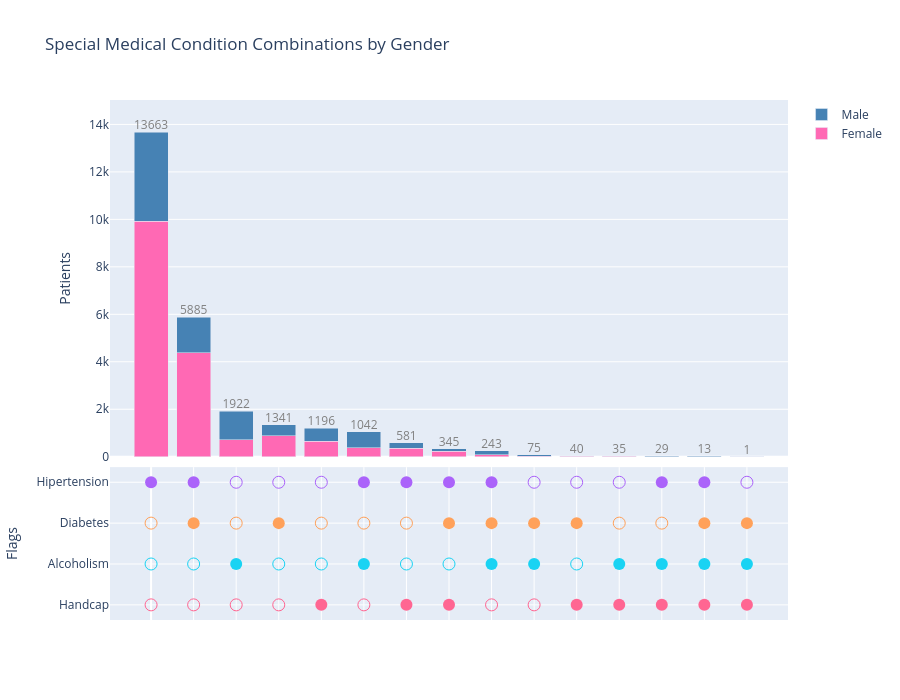

Notebook code cell kept with this figure:
### Code cell
import pandas as pd
import plotly.graph_objects as go
from plotly.subplots import make_subplots

flags = [
    "Hipertension",
    "Diabetes",
    "Alcoholism",
    "Handcap"
]

TOP_N = 15

comb_counts = (
    df[flags]
    .astype(bool)
    .value_counts()
    .reset_index(name="Total")
)

comb_counts = comb_counts[comb_counts[flags].any(axis=1)]

comb_counts = comb_counts.head(TOP_N).reset_index(drop=True)

comb_counts["Combination"] = comb_counts[flags].apply(
    lambda row: ", ".join(
        flag for flag, present in zip(flags, row)
        if present
    ),
    axis=1
)


gender_counts = []

for _, combo in comb_counts.iterrows():
    mask = pd.Series(True, index=df.index)

    for flag in flags:
        mask &= (df[flag].astype(bool) == combo[flag])

    counts = (
        df.loc[mask, "Gender"]
        .value_counts()
        .to_dict()
    )

    gender_counts.append({
        "M": counts.get("M", 0),
        "F": counts.get("F", 0)
    })

gender_df = pd.DataFrame(gender_counts)

fig = make_subplots(
    rows=2,
    cols=1,
    row_heights=[0.7, 0.3],
    shared_xaxes=True,
    vertical_spacing=0.02
)

x = list(range(len(comb_counts)))

fig.add_trace(
    go.Bar(
        x=x,
        y=gender_df["F"],
        name="Female",
        hovertemplate="Female: %{y:,}<extra></extra>",
        marker_color="HotPink"
    ),
    row=1,
    col=1
)

fig.add_trace(
    go.Bar(
        x=x,
        y=gender_df["M"],
        name="Male",
        hovertemplate="Male: %{y:,}<extra></extra>",
        marker_color="SteelBlue"
    ),
    row=1,
    col=1
)

totals = gender_df["M"] + gender_df["F"]

fig.add_trace(
    go.Scatter(
        x=x,
        y=totals,
        mode="text",
        text=totals,
        textposition="top center",
        showlegend=False,
        hoverinfo="skip",
        textfont_color='gray'
    ),
    row=1,
    col=1
)

fig.update_yaxes(
    range=[0, totals.max() * 1.1],
    row=1,
    col=1
)


for flag in flags:
    active = comb_counts[flag]

    fig.add_trace(
        go.Scatter(
            x=x,
            y=[flag] * len(comb_counts),
            mode="markers",
            marker=dict(
                size=12,
                symbol=[
                    "circle" if v else "circle-open"
                    for v in active
                ]
            ),
            showlegend=False,
            hoverinfo="skip"
        ),
        row=2,
        col=1
    )


fig.update_layout(
    title="Special Medical Condition Combinations by Gender",
    height=700,
    barmode="stack",
    xaxis2=dict(
        tickmode="array",
        tickvals=x,
        ticktext=[""] * len(comb_counts)
    )
)

fig.update_yaxes(
    title_text="Patients",
    row=1,
    col=1
)

fig.update_yaxes(
    title_text="Flags",
    categoryorder="array",
    categoryarray=flags[::-1],
    row=2,
    col=1
)

# Show combination names on hover
for trace in fig.data[:2]:
    trace.hovertext = comb_counts["Combination"]
    trace.hovertemplate = (
        "%{hovertext}<br>"
        + trace.name
        + ": %{y:,}<extra></extra>"
    )

fig.show()

### Figure 1 — Plotly figure (JSON) as saved in the notebook; plotly's stock layout.template omitted (floating-point values rounded to 4 significant figures)
{"data": [{"hovertemplate": "%{hovertext}<br>Female: %{y:,}<extra></extra>", "hovertext": ["Hipertension", "Hipertension, Diabetes", "Alcoholism", "Diabetes", "Handcap", "Hipertension, Alcoholism", "Hipertension, Handcap", "Hipertension, Diabetes, Handcap", "Hipertension, Diabetes, Alcoholism", "Diabetes, Alcoholism", "Diabetes, Handcap", "Alcoholism, Handcap", "Hipertension, Alcoholism, Handcap", "Hipertension, Diabetes, Alcoholism, Handcap", "Diabetes, Alcoholism, Handcap"], "marker": {"color": "HotPink"}, "name": "Female", "type": "bar", "x": [0, 1, 2, 3, 4, 5, 6, 7, 8, 9, 10, 11, 12, 13, 14], "xaxis": "x", "y": [9914, 4371, 716, 881, 660, 372, 362, 221, 87, 21, 19, 15, 6, 6, 0], "yaxis": "y"}, {"hovertemplate": "%{hovertext}<br>Male: %{y:,}<extra></extra>", "hovertext": ["Hipertension", "Hipertension, Diabetes", "Alcoholism", "Diabetes", "Handcap", "Hipertension, Alcoholism", "Hipertension, Handcap", "Hipertension, Diabetes, Handcap", "Hipertension, Diabetes, Alcoholism", "Diabetes, Alcoholism", "Diabetes, Handcap", "Alcoholism, Handcap", "Hipertension, Alcoholism, Handcap", "Hipertension, Diabetes, Alcoholism, Handcap", "Diabetes, Alcoholism, Handcap"], "marker": {"color": "SteelBlue"}, "name": "Male", "type": "bar", "x": [0, 1, 2, 3, 4, 5, 6, 7, 8, 9, 10, 11, 12, 13, 14], "xaxis": "x", "y": [3749, 1514, 1206, 460, 536, 670, 219, 124, 156, 54, 21, 20, 23, 7, 1], "yaxis": "y"}, {"hoverinfo": "skip", "mode": "text", "showlegend": false, "text": [13660.0, 5885.0, 1922.0, 1341.0, 1196.0, 1042.0, 581.0, 345.0, 243.0, 75.0, 40.0, 35.0, 29.0, 13.0, 1.0], "textfont": {"color": "gray"}, "textposition": "top center", "type": "scatter", "x": [0, 1, 2, 3, 4, 5, 6, 7, 8, 9, 10, 11, 12, 13, 14], "xaxis": "x", "y": [13663, 5885, 1922, 1341, 1196, 1042, 581, 345, 243, 75, 40, 35, 29, 13, 1], "yaxis": "y"}, {"hoverinfo": "skip", "marker": {"size": 12, "symbol": ["circle", "circle", "circle-open", "circle-open", "circle-open", "circle", "circle", "circle", "circle", "circle-open", "circle-open", "circle-open", "circle", "circle", "circle-open"]}, "mode": "markers", "showlegend": false, "type": "scatter", "x": [0, 1, 2, 3, 4, 5, 6, 7, 8, 9, 10, 11, 12, 13, 14], "xaxis": "x2", "y": ["Hipertension", "Hipertension", "Hipertension", "Hipertension", "Hipertension", "Hipertension", "Hipertension", "Hipertension", "Hipertension", "Hipertension", "Hipertension", "Hipertension", "Hipertension", "Hipertension", "Hipertension"], "yaxis": "y2"}, {"hoverinfo": "skip", "marker": {"size": 12, "symbol": ["circle-open", "circle", "circle-open", "circle", "circle-open", "circle-open", "circle-open", "circle", "circle", "circle", "circle", "circle-open", "circle-open", "circle", "circle"]}, "mode": "markers", "showlegend": false, "type": "scatter", "x": [0, 1, 2, 3, 4, 5, 6, 7, 8, 9, 10, 11, 12, 13, 14], "xaxis": "x2", "y": ["Diabetes", "Diabetes", "Diabetes", "Diabetes", "Diabetes", "Diabetes", "Diabetes", "Diabetes", "Diabetes", "Diabetes", "Diabetes", "Diabetes", "Diabetes", "Diabetes", "Diabetes"], "yaxis": "y2"}, {"hoverinfo": "skip", "marker": {"size": 12, "symbol": ["circle-open", "circle-open", "circle", "circle-open", "circle-open", "circle", "circle-open", "circle-open", "circle", "circle", "circle-open", "circle", "circle", "circle", "circle"]}, "mode": "markers", "showlegend": false, "type": "scatter", "x": [0, 1, 2, 3, 4, 5, 6, 7, 8, 9, 10, 11, 12, 13, 14], "xaxis": "x2", "y": ["Alcoholism", "Alcoholism", "Alcoholism", "Alcoholism", "Alcoholism", "Alcoholism", "Alcoholism", "Alcoholism", "Alcoholism", "Alcoholism", "Alcoholism", "Alcoholism", "Alcoholism", "Alcoholism", "Alcoholism"], "yaxis": "y2"}, {"hoverinfo": "skip", "marker": {"size": 12, "symbol": ["circle-open", "circle-open", "circle-open", "circle-open", "circle", "circle-open", "circle", "circle", "circle-open", "circle-open", "circle", "circle", "circle", "circle", "circle"]}, "mode": "markers", "showlegend": false, "type": "scatter", "x": [0, 1, 2, 3, 4, 5, 6, 7, 8, 9, 10, 11, 12, 13, 14], "xaxis": "x2", "y": ["Handcap", "Handcap", "Handcap", "Handcap", "Handcap", "Handcap", "Handcap", "Handcap", "Handcap", "Handcap", "Handcap", "Handcap", "Handcap", "Handcap", "Handcap"], "yaxis": "y2"}], "layout": {"barmode": "stack", "height": 700, "title": {"text": "Special Medical Condition Combinations by Gender"}, "xaxis": {"anchor": "y", "domain": [0, 1], "matches": "x2", "showticklabels": false}, "xaxis2": {"anchor": "y2", "domain": [0, 1], "tickmode": "array", "ticktext": ["", "", "", "", "", "", "", "", "", "", "", "", "", "", ""], "tickvals": [0, 1, 2, 3, 4, 5, 6, 7, 8, 9, 10, 11, 12, 13, 14]}, "yaxis": {"anchor": "x", "domain": [0.314, 1], "range": [0, 15030.0], "title": {"text": "Patients"}}, "yaxis2": {"anchor": "x2", "categoryarray": ["Handcap", "Alcoholism", "Diabetes", "Hipertension"], "categoryorder": "array", "domain": [0, 0.294], "title": {"text": "Flags"}}}}
